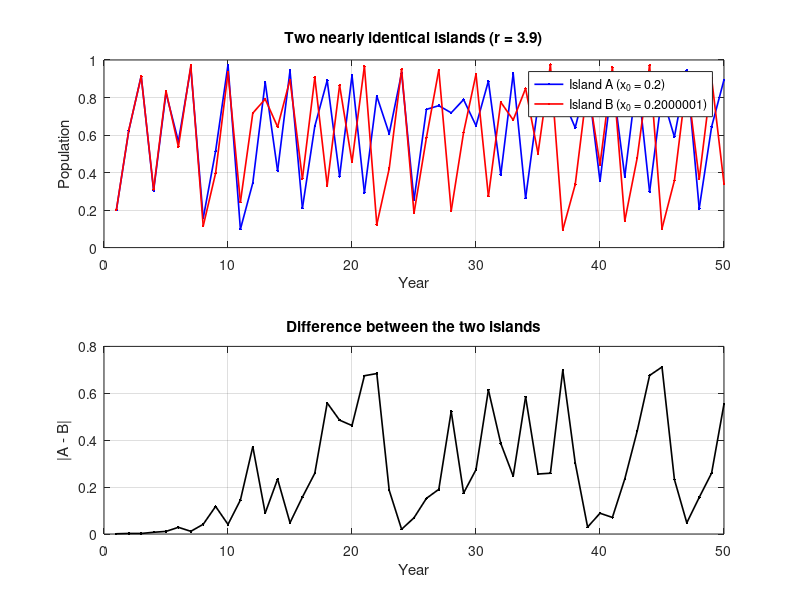

This figure's MATLAB source:
%% CHAOS PART 2: The Butterfly Effect
%
% Two islands. Same breeding rate. ALMOST the same starting population:
%
%   Island A starts with x = 0.2
%   Island B starts with x = 0.2000001   (just 0.00001% more rabbits!)
%
% That difference is like ONE extra hair on ONE rabbit.
% Surely both islands will behave the same way... right?

clear; close all; clc;

r      = 3.9;          % chaotic breeding rate (try 2.8 too - see below!)
nYears = 50;

xA = zeros(1, nYears);
xB = zeros(1, nYears);
xA(1) = 0.2;           % island A
xB(1) = 0.201;     % island B - tiny, tiny difference

for n = 1:nYears-1
    xA(n+1) = r * xA(n) * (1 - xA(n));
    xB(n+1) = r * xB(n) * (1 - xB(n));
end

% ---- Plot both islands together ----
figure('Name', 'Butterfly Effect');

subplot(2,1,1);
plot(1:nYears, xA, 'b.-', 'LineWidth', 1.2); hold on;
plot(1:nYears, xB, 'r.-', 'LineWidth', 1.2);
xlabel('Year'); ylabel('Population');
title(['Two nearly identical islands (r = ' num2str(r) ')']);
legend('Island A (x_0 = 0.2)', 'Island B (x_0 = 0.2000001)', ...
       'Location', 'best');
grid on;

subplot(2,1,2);
plot(1:nYears, abs(xA - xB), 'k.-', 'LineWidth', 1.2);
xlabel('Year'); ylabel('|A - B|');
title('Difference between the two islands');
grid on;

% ---- WHAT JUST HAPPENED? ----
% For about 25 years the islands look identical.
% Then suddenly they go completely different ways!
%
% The tiny starting difference DOUBLES again and again until it
% takes over. This is called SENSITIVITY TO INITIAL CONDITIONS,
% or the "butterfly effect."
%
% This is why weather forecasts fail after ~10 days: we can never
% measure today's weather perfectly, and chaos blows up any tiny
% measurement error.
%
% ---- THINGS TO TRY ----
% 1. Change r to 2.8. Do the islands still separate? (No! Without
%    chaos, small differences fade away instead of growing.)
% 2. Make the starting difference even smaller: 0.2000000001.
%    Does it still blow up? How many years does it take now?
